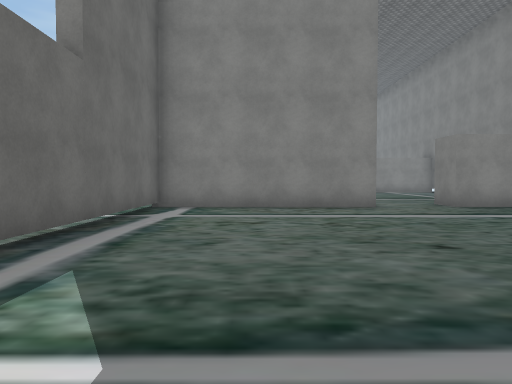
[1] (above)

24 first-person views from a walk through a scene from a Unity 3-D project. The camera is 1.3 m above the floor, tilts 2° down and sees 70° across. The floor is counted in squares, 2 m on a side. Each view is taken from the middle of a square. On the plan, view 1 faces up. The plan holds only what a view shows up to about 11 squares ahead; the rest is blank. The place goes on beyond the plan. The player character is not drawn. Some surface patterns are stand-ins.

[2]
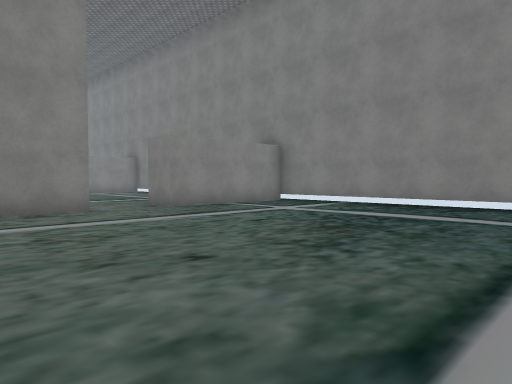

[3]
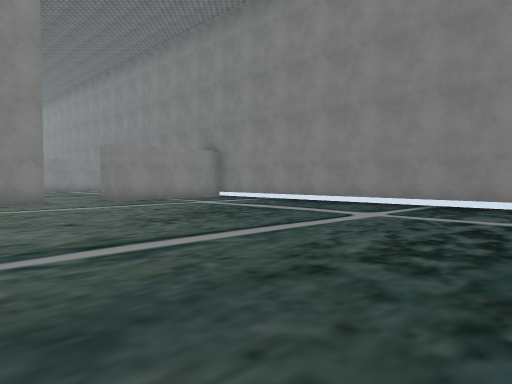

[4]
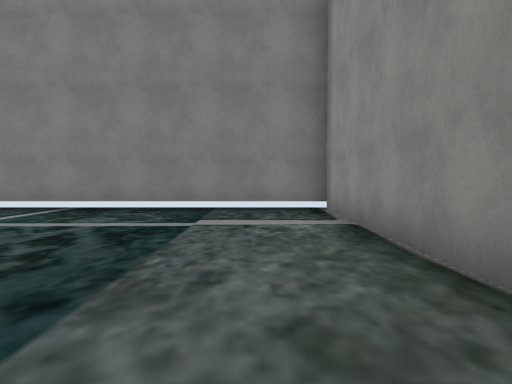

[5]
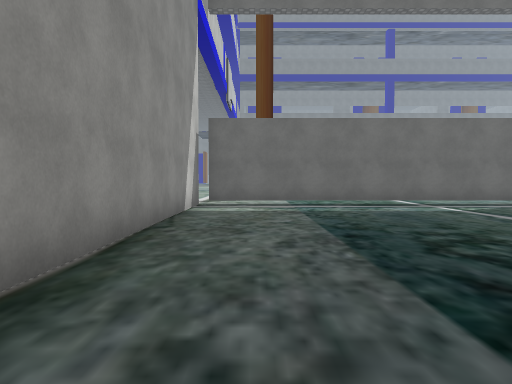

[6]
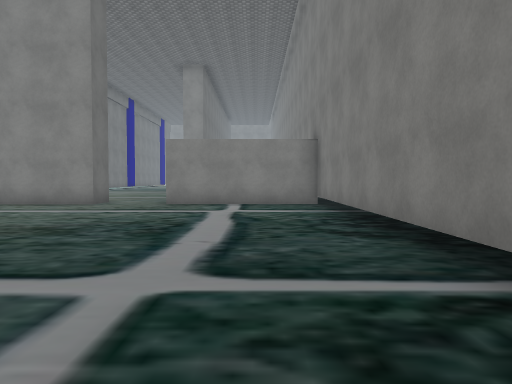

[7]
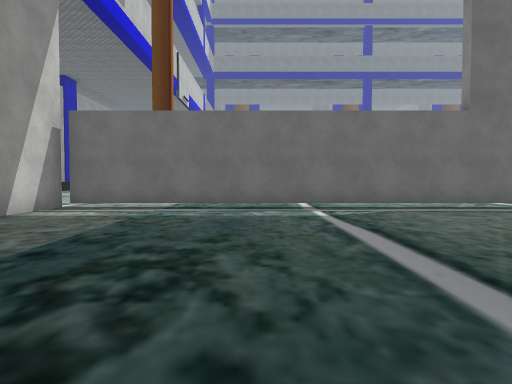

[8]
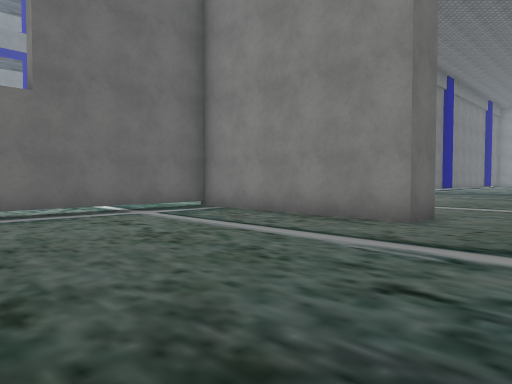

[9]
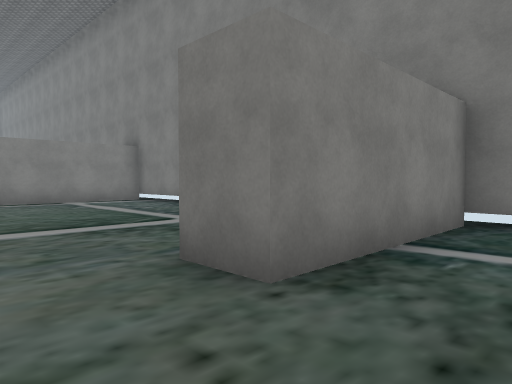

[10]
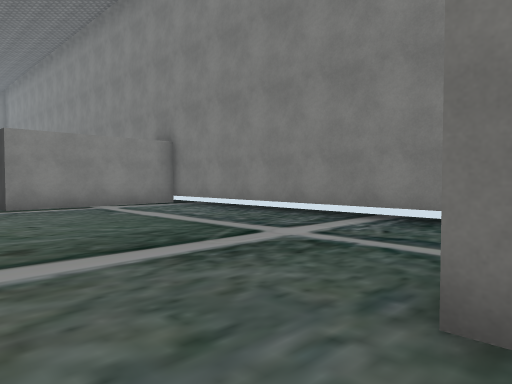

[11]
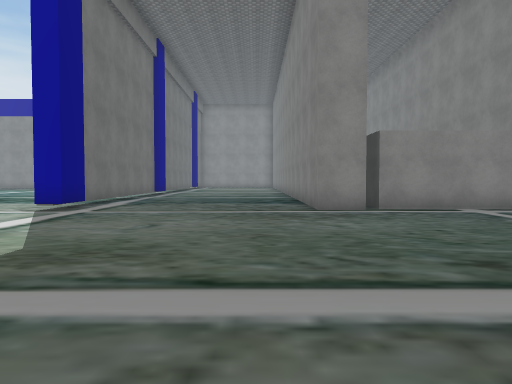

[12]
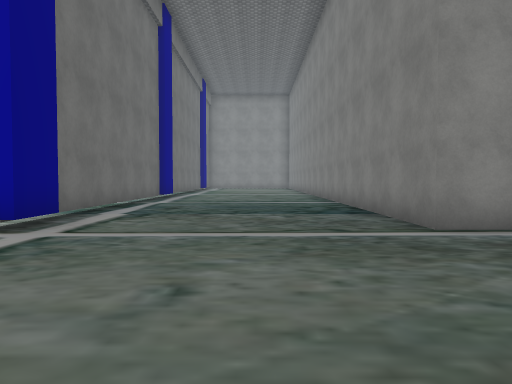

[13]
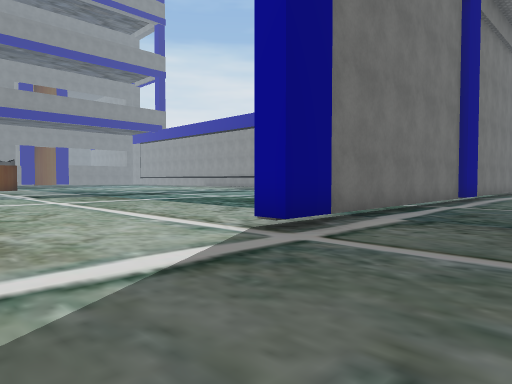

[14]
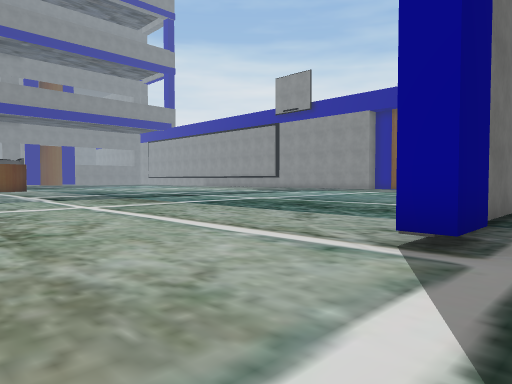

[15]
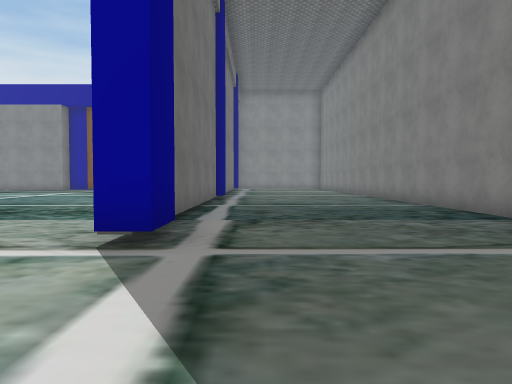

[16]
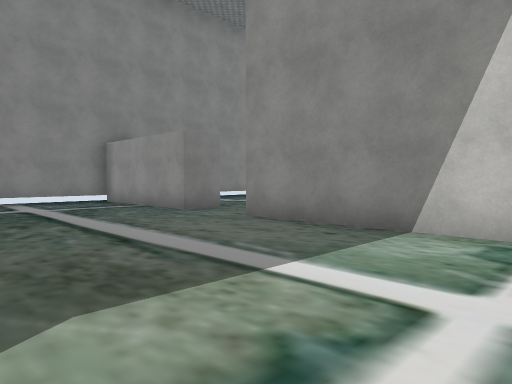

[17]
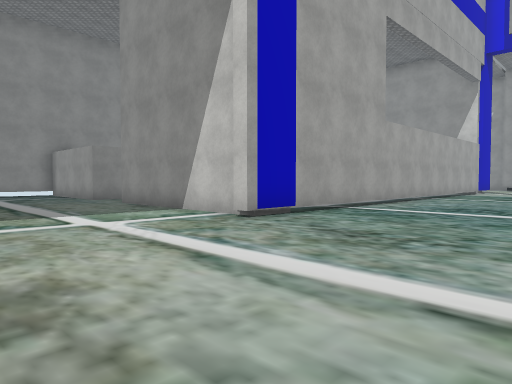

[18]
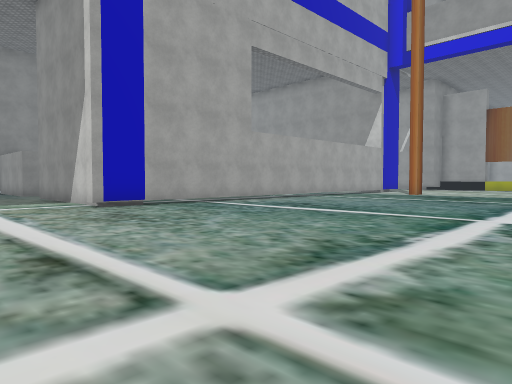

[19]
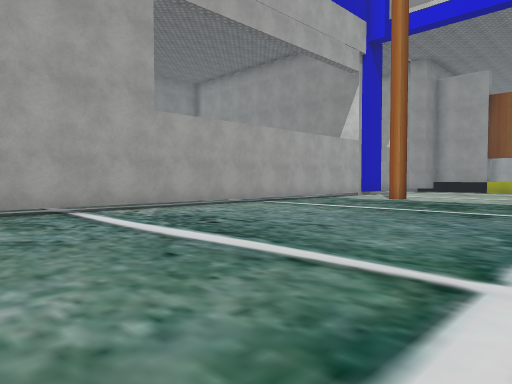

[20]
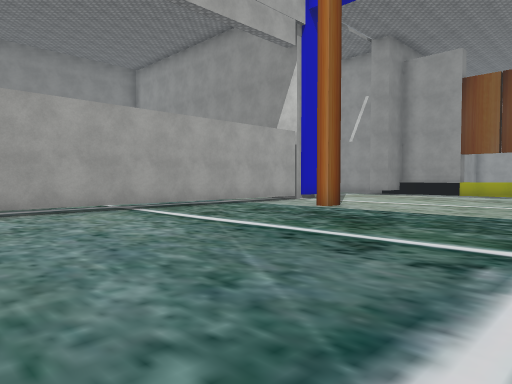

[21]
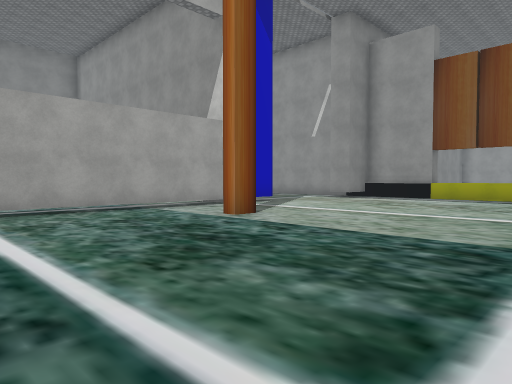

[22]
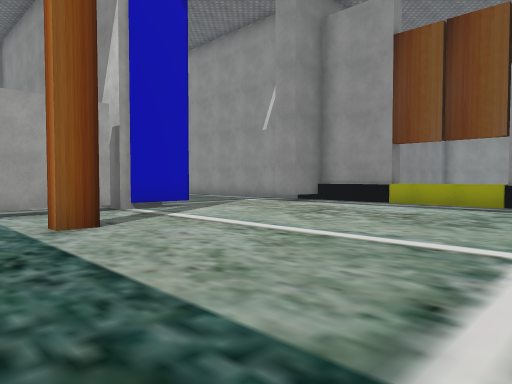

[23]
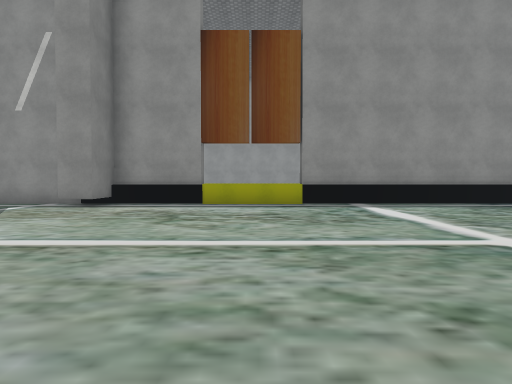

[24]
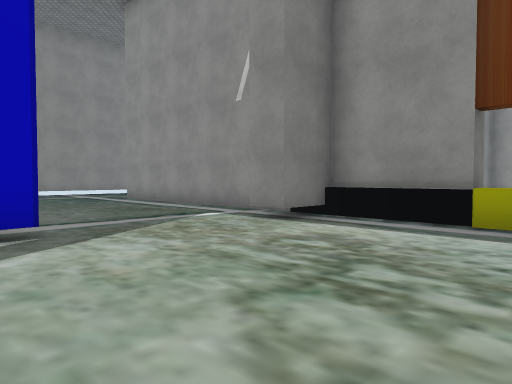

### Floor plan
Key: @ floor where view 1 was taken; # wall or solid block; . floor; ^ raised ledge; T thing the floor can be seen under or through.
Columns run from 14 left of view 1 to 9 right of it. Each row starts with its distance up from view 1.
 25       ...  .#.....#
 24       ...  .#.....#
 23        ... .#.....#
 22       .... .#.....#
 21      .......#.....#
 20     ........#.....#
 19    .........#.....##
 18   ..........#.....######
 17  ......................#
 16  ......................#
 15      ..................#
 14        ................#
 13    ....................#
 12    ....................#
 11    ....................#
 10    ....................#
  9     ........#####..#####
  8     ........#..........#
  7     ........T..........#
  6     ........T..........#
  5     ........T..........#
  4     ........T..........#
  3     ........T..........#
  2     ........T..........#
  1     ........T..........#
  0     ........T.@........#
 -1     ........T..........#
 -2     ........T..........#
 -3     .....#..T..........#
 -4     ........#..........#
 -5     ........############
 -6    .........#.
 -7    ..............
 -8   .................
 -9  ..................
-10  ..........#......
-11 ######^^^#########

Positions as (right, up) in squares from view 1, and headings:
1: (0, 0), facing up
2: (0, 1), facing up-right
3: (0, -2), facing up-right
4: (1, -3), facing right
5: (7, -3), facing left
6: (7, -1), facing up
7: (6, 0), facing left
8: (5, 3), facing up-left
9: (3, 7), facing up-right
10: (3, 9), facing up-right
11: (2, 10), facing up
12: (1, 13), facing up
13: (1, 14), facing up-left
14: (-1, 14), facing up-left
15: (-1, 14), facing up
16: (-2, 14), facing down-right
17: (-7, 14), facing down-right
18: (-11, 13), facing down-right
19: (-10, 9), facing down-right
20: (-10, 5), facing down-right
21: (-10, 2), facing down-right
22: (-10, -1), facing down-right
23: (-7, -1), facing down
24: (-7, -5), facing down-right
